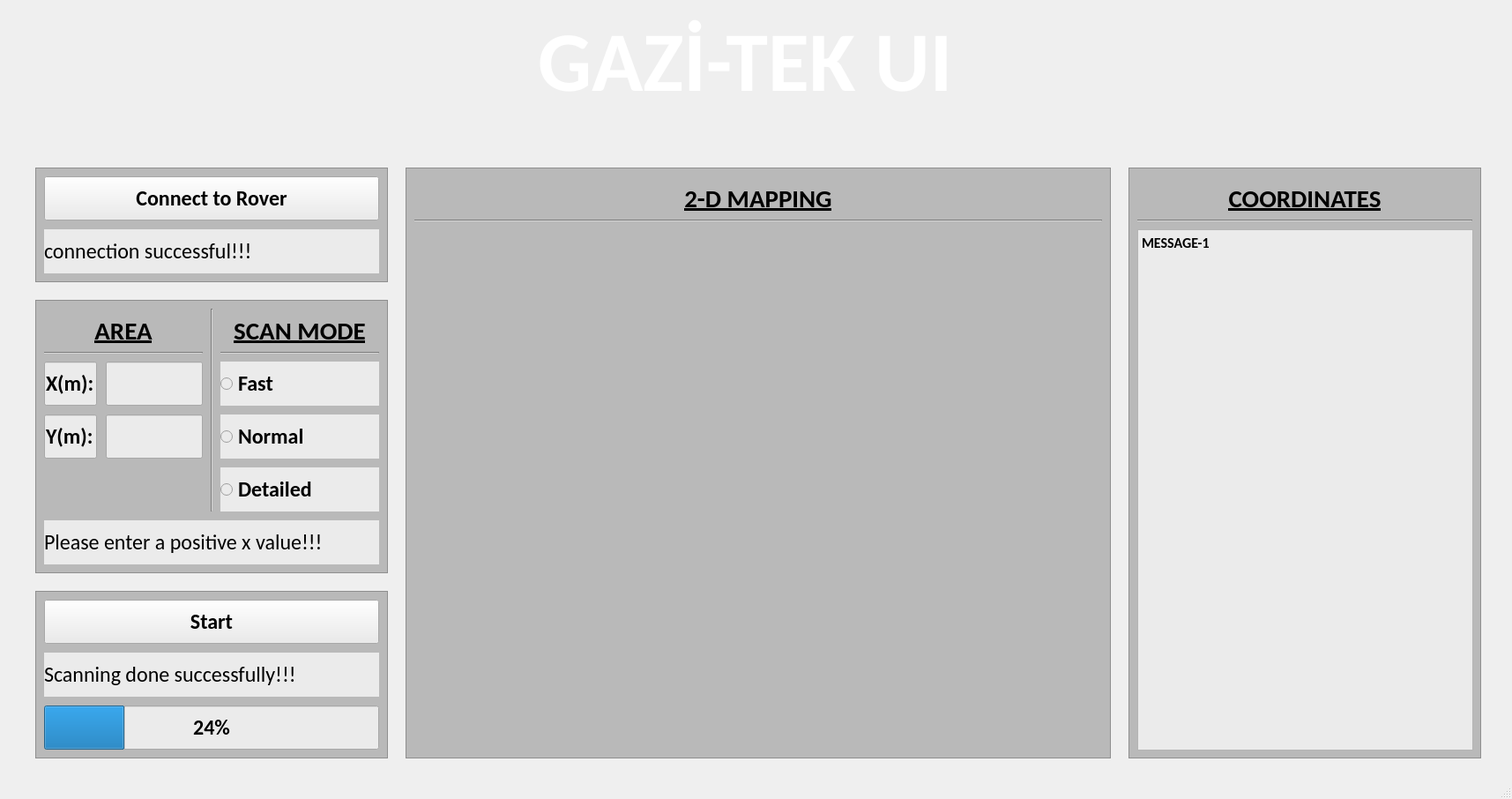
<?xml version="1.0" encoding="UTF-8"?>
<ui version="4.0">
 <class>MainWindow</class>
 <widget class="QMainWindow" name="MainWindow">
  <property name="geometry">
   <rect>
    <x>0</x>
    <y>0</y>
    <width>1715</width>
    <height>906</height>
   </rect>
  </property>
  <property name="windowTitle">
   <string>MainWindow</string>
  </property>
  <widget class="QWidget" name="centralwidget">
   <widget class="QLabel" name="label_gazi_logo">
    <property name="geometry">
     <rect>
      <x>165</x>
      <y>20</y>
      <width>150</width>
      <height>150</height>
     </rect>
    </property>
    <property name="text">
     <string/>
    </property>
    <property name="pixmap">
     <pixmap resource="deneme.qrc">:/new/Gazi_Üniversitesi_logo.png</pixmap>
    </property>
    <property name="scaledContents">
     <bool>true</bool>
    </property>
   </widget>
   <widget class="QLabel" name="label_tusas_logo">
    <property name="geometry">
     <rect>
      <x>1365</x>
      <y>45</y>
      <width>250</width>
      <height>100</height>
     </rect>
    </property>
    <property name="text">
     <string/>
    </property>
    <property name="pixmap">
     <pixmap resource="deneme.qrc">:/tai/logo-3.png</pixmap>
    </property>
    <property name="scaledContents">
     <bool>true</bool>
    </property>
   </widget>
   <widget class="QLabel" name="label_gazi_tek_ui">
    <property name="geometry">
     <rect>
      <x>610</x>
      <y>20</y>
      <width>500</width>
      <height>100</height>
     </rect>
    </property>
    <property name="font">
     <font>
      <family>Calibri</family>
      <pointsize>72</pointsize>
      <weight>75</weight>
      <bold>true</bold>
     </font>
    </property>
    <property name="styleSheet">
     <string notr="true">color: rgb(255, 255, 255);</string>
    </property>
    <property name="text">
     <string>GAZİ-TEK UI</string>
    </property>
   </widget>
   <widget class="QFrame" name="frame_coordinates">
    <property name="geometry">
     <rect>
      <x>1280</x>
      <y>190</y>
      <width>400</width>
      <height>670</height>
     </rect>
    </property>
    <property name="styleSheet">
     <string notr="true">background-color: rgb(185, 185, 185);</string>
    </property>
    <property name="frameShape">
     <enum>QFrame::StyledPanel</enum>
    </property>
    <property name="frameShadow">
     <enum>QFrame::Raised</enum>
    </property>
    <widget class="QLabel" name="label_coordinates">
     <property name="geometry">
      <rect>
       <x>10</x>
       <y>20</y>
       <width>380</width>
       <height>30</height>
      </rect>
     </property>
     <property name="font">
      <font>
       <family>Calibri</family>
       <pointsize>22</pointsize>
       <weight>75</weight>
       <bold>true</bold>
       <underline>true</underline>
      </font>
     </property>
     <property name="focusPolicy">
      <enum>Qt::NoFocus</enum>
     </property>
     <property name="styleSheet">
      <string notr="true"/>
     </property>
     <property name="text">
      <string>COORDINATES</string>
     </property>
     <property name="alignment">
      <set>Qt::AlignCenter</set>
     </property>
    </widget>
    <widget class="Line" name="line_coordinates">
     <property name="geometry">
      <rect>
       <x>10</x>
       <y>50</y>
       <width>380</width>
       <height>20</height>
      </rect>
     </property>
     <property name="orientation">
      <enum>Qt::Horizontal</enum>
     </property>
    </widget>
    <widget class="QWidget" name="verticalLayoutWidget">
     <property name="geometry">
      <rect>
       <x>10</x>
       <y>70</y>
       <width>381</width>
       <height>591</height>
      </rect>
     </property>
     <layout class="QVBoxLayout" name="verticalLayout_coordinates">
      <item>
       <widget class="QTextEdit" name="textEdit_coordinates">
        <property name="font">
         <font>
          <family>Calibri</family>
          <pointsize>18</pointsize>
         </font>
        </property>
        <property name="styleSheet">
         <string notr="true">background-color: rgb(235, 235, 235);</string>
        </property>
        <property name="readOnly">
         <bool>true</bool>
        </property>
        <property name="html">
         <string>&lt;!DOCTYPE HTML PUBLIC &quot;-//W3C//DTD HTML 4.0//EN&quot; &quot;http://www.w3.org/TR/REC-html40/strict.dtd&quot;&gt;
&lt;html&gt;&lt;head&gt;&lt;meta name=&quot;qrichtext&quot; content=&quot;1&quot; /&gt;&lt;style type=&quot;text/css&quot;&gt;
p, li { white-space: pre-wrap; }
&lt;/style&gt;&lt;/head&gt;&lt;body style=&quot; font-family:'Calibri'; font-size:18pt; font-weight:400; font-style:normal;&quot;&gt;
&lt;p align=&quot;justify&quot; style=&quot; margin-top:12px; margin-bottom:12px; margin-left:0px; margin-right:0px; -qt-block-indent:0; text-indent:0px;&quot;&gt;&lt;span style=&quot; font-size:12pt; font-weight:600;&quot;&gt;MESSAGE-1&lt;/span&gt;&lt;/p&gt;&lt;/body&gt;&lt;/html&gt;</string>
        </property>
       </widget>
      </item>
     </layout>
    </widget>
   </widget>
   <widget class="QLabel" name="label_bakcground">
    <property name="geometry">
     <rect>
      <x>0</x>
      <y>0</y>
      <width>1720</width>
      <height>900</height>
     </rect>
    </property>
    <property name="styleSheet">
     <string notr="true"/>
    </property>
    <property name="text">
     <string/>
    </property>
    <property name="pixmap">
     <pixmap resource="deneme.qrc">:/newPrefix/RGB_deneme.png</pixmap>
    </property>
    <property name="scaledContents">
     <bool>true</bool>
    </property>
   </widget>
   <widget class="QFrame" name="frame_area_and_scan_mode">
    <property name="geometry">
     <rect>
      <x>40</x>
      <y>340</y>
      <width>400</width>
      <height>310</height>
     </rect>
    </property>
    <property name="styleSheet">
     <string notr="true">background-color: rgb(185, 185, 185);</string>
    </property>
    <property name="frameShape">
     <enum>QFrame::StyledPanel</enum>
    </property>
    <property name="frameShadow">
     <enum>QFrame::Raised</enum>
    </property>
    <widget class="QLineEdit" name="lineEdit_x">
     <property name="geometry">
      <rect>
       <x>10</x>
       <y>70</y>
       <width>60</width>
       <height>50</height>
      </rect>
     </property>
     <property name="font">
      <font>
       <family>Calibri</family>
       <pointsize>18</pointsize>
       <weight>75</weight>
       <bold>true</bold>
      </font>
     </property>
     <property name="styleSheet">
      <string notr="true">background-color: rgb(235, 235, 235);</string>
     </property>
     <property name="text">
      <string>X(m):</string>
     </property>
     <property name="readOnly">
      <bool>true</bool>
     </property>
     <property name="placeholderText">
      <string/>
     </property>
    </widget>
    <widget class="QLineEdit" name="lineEdit_y">
     <property name="geometry">
      <rect>
       <x>10</x>
       <y>130</y>
       <width>60</width>
       <height>50</height>
      </rect>
     </property>
     <property name="font">
      <font>
       <family>Calibri</family>
       <pointsize>18</pointsize>
       <weight>75</weight>
       <bold>true</bold>
      </font>
     </property>
     <property name="styleSheet">
      <string notr="true">background-color: rgb(235, 235, 235);</string>
     </property>
     <property name="text">
      <string>Y(m):</string>
     </property>
     <property name="readOnly">
      <bool>true</bool>
     </property>
    </widget>
    <widget class="QLineEdit" name="lineEdit_x_input">
     <property name="geometry">
      <rect>
       <x>80</x>
       <y>70</y>
       <width>110</width>
       <height>50</height>
      </rect>
     </property>
     <property name="font">
      <font>
       <family>Calibri</family>
       <pointsize>18</pointsize>
       <weight>75</weight>
       <bold>true</bold>
      </font>
     </property>
     <property name="styleSheet">
      <string notr="true">background-color: rgb(235, 235, 235);</string>
     </property>
     <property name="text">
      <string/>
     </property>
     <property name="readOnly">
      <bool>false</bool>
     </property>
     <property name="placeholderText">
      <string/>
     </property>
    </widget>
    <widget class="QLineEdit" name="lineEdit_y_input">
     <property name="geometry">
      <rect>
       <x>80</x>
       <y>130</y>
       <width>110</width>
       <height>50</height>
      </rect>
     </property>
     <property name="font">
      <font>
       <family>Calibri</family>
       <pointsize>18</pointsize>
       <weight>75</weight>
       <bold>true</bold>
      </font>
     </property>
     <property name="styleSheet">
      <string notr="true">background-color: rgb(235, 235, 235);</string>
     </property>
     <property name="text">
      <string/>
     </property>
     <property name="readOnly">
      <bool>false</bool>
     </property>
     <property name="placeholderText">
      <string/>
     </property>
    </widget>
    <widget class="QLabel" name="label_area">
     <property name="geometry">
      <rect>
       <x>10</x>
       <y>20</y>
       <width>180</width>
       <height>30</height>
      </rect>
     </property>
     <property name="font">
      <font>
       <family>Calibri</family>
       <pointsize>22</pointsize>
       <weight>75</weight>
       <bold>true</bold>
       <underline>true</underline>
      </font>
     </property>
     <property name="focusPolicy">
      <enum>Qt::NoFocus</enum>
     </property>
     <property name="styleSheet">
      <string notr="true"/>
     </property>
     <property name="text">
      <string>AREA</string>
     </property>
     <property name="alignment">
      <set>Qt::AlignCenter</set>
     </property>
    </widget>
    <widget class="QLabel" name="label_area_and_scan_mode_output">
     <property name="geometry">
      <rect>
       <x>10</x>
       <y>250</y>
       <width>380</width>
       <height>50</height>
      </rect>
     </property>
     <property name="font">
      <font>
       <family>Calibri</family>
       <pointsize>18</pointsize>
       <weight>50</weight>
       <bold>false</bold>
      </font>
     </property>
     <property name="focusPolicy">
      <enum>Qt::NoFocus</enum>
     </property>
     <property name="styleSheet">
      <string notr="true">background-color: rgb(235, 235, 235);</string>
     </property>
     <property name="text">
      <string>Please enter a positive x value!!!</string>
     </property>
     <property name="alignment">
      <set>Qt::AlignLeading|Qt::AlignLeft|Qt::AlignVCenter</set>
     </property>
    </widget>
    <widget class="Line" name="line_area">
     <property name="geometry">
      <rect>
       <x>10</x>
       <y>50</y>
       <width>180</width>
       <height>20</height>
      </rect>
     </property>
     <property name="orientation">
      <enum>Qt::Horizontal</enum>
     </property>
    </widget>
    <widget class="QRadioButton" name="radioButton_detailed">
     <property name="geometry">
      <rect>
       <x>210</x>
       <y>190</y>
       <width>180</width>
       <height>50</height>
      </rect>
     </property>
     <property name="font">
      <font>
       <family>Calibri</family>
       <pointsize>18</pointsize>
       <weight>75</weight>
       <bold>true</bold>
      </font>
     </property>
     <property name="styleSheet">
      <string notr="true">background-color: rgb(235, 235, 235);</string>
     </property>
     <property name="text">
      <string>Detailed</string>
     </property>
    </widget>
    <widget class="Line" name="line_scan_mode">
     <property name="geometry">
      <rect>
       <x>210</x>
       <y>50</y>
       <width>180</width>
       <height>20</height>
      </rect>
     </property>
     <property name="orientation">
      <enum>Qt::Horizontal</enum>
     </property>
    </widget>
    <widget class="QRadioButton" name="radioButton_fast">
     <property name="geometry">
      <rect>
       <x>210</x>
       <y>70</y>
       <width>180</width>
       <height>50</height>
      </rect>
     </property>
     <property name="font">
      <font>
       <family>Calibri</family>
       <pointsize>18</pointsize>
       <weight>75</weight>
       <bold>true</bold>
      </font>
     </property>
     <property name="styleSheet">
      <string notr="true">background-color: rgb(235, 235, 235);</string>
     </property>
     <property name="text">
      <string>Fast</string>
     </property>
    </widget>
    <widget class="QLabel" name="label_scan_mode">
     <property name="geometry">
      <rect>
       <x>210</x>
       <y>20</y>
       <width>180</width>
       <height>30</height>
      </rect>
     </property>
     <property name="font">
      <font>
       <family>Calibri</family>
       <pointsize>22</pointsize>
       <weight>75</weight>
       <bold>true</bold>
       <underline>true</underline>
      </font>
     </property>
     <property name="focusPolicy">
      <enum>Qt::NoFocus</enum>
     </property>
     <property name="styleSheet">
      <string notr="true"/>
     </property>
     <property name="text">
      <string>SCAN MODE</string>
     </property>
     <property name="alignment">
      <set>Qt::AlignCenter</set>
     </property>
    </widget>
    <widget class="QRadioButton" name="radioButton_normal">
     <property name="geometry">
      <rect>
       <x>210</x>
       <y>130</y>
       <width>180</width>
       <height>50</height>
      </rect>
     </property>
     <property name="font">
      <font>
       <family>Calibri</family>
       <pointsize>18</pointsize>
       <weight>75</weight>
       <bold>true</bold>
      </font>
     </property>
     <property name="styleSheet">
      <string notr="true">background-color: rgb(235, 235, 235);</string>
     </property>
     <property name="text">
      <string>Normal</string>
     </property>
    </widget>
    <widget class="Line" name="line_area_and_scan_mode">
     <property name="geometry">
      <rect>
       <x>190</x>
       <y>10</y>
       <width>20</width>
       <height>230</height>
      </rect>
     </property>
     <property name="orientation">
      <enum>Qt::Vertical</enum>
     </property>
    </widget>
    <zorder>radioButton_detailed</zorder>
    <zorder>radioButton_normal</zorder>
    <zorder>radioButton_fast</zorder>
    <zorder>line_scan_mode</zorder>
    <zorder>lineEdit_x</zorder>
    <zorder>lineEdit_y</zorder>
    <zorder>lineEdit_x_input</zorder>
    <zorder>lineEdit_y_input</zorder>
    <zorder>label_area</zorder>
    <zorder>label_area_and_scan_mode_output</zorder>
    <zorder>line_area</zorder>
    <zorder>label_scan_mode</zorder>
    <zorder>line_area_and_scan_mode</zorder>
   </widget>
   <widget class="QFrame" name="frame_start">
    <property name="geometry">
     <rect>
      <x>40</x>
      <y>670</y>
      <width>400</width>
      <height>190</height>
     </rect>
    </property>
    <property name="styleSheet">
     <string notr="true">background-color: rgb(185, 185, 185);</string>
    </property>
    <property name="frameShape">
     <enum>QFrame::StyledPanel</enum>
    </property>
    <property name="frameShadow">
     <enum>QFrame::Raised</enum>
    </property>
    <widget class="QPushButton" name="pushButton_start">
     <property name="geometry">
      <rect>
       <x>10</x>
       <y>10</y>
       <width>380</width>
       <height>50</height>
      </rect>
     </property>
     <property name="font">
      <font>
       <family>Calibri</family>
       <pointsize>18</pointsize>
       <weight>75</weight>
       <italic>false</italic>
       <bold>true</bold>
       <strikeout>false</strikeout>
      </font>
     </property>
     <property name="styleSheet">
      <string notr="true">background-color: rgb(235, 235, 235);</string>
     </property>
     <property name="text">
      <string>Start</string>
     </property>
    </widget>
    <widget class="QLabel" name="label_start_output">
     <property name="geometry">
      <rect>
       <x>10</x>
       <y>70</y>
       <width>380</width>
       <height>50</height>
      </rect>
     </property>
     <property name="font">
      <font>
       <family>Calibri</family>
       <pointsize>18</pointsize>
       <weight>50</weight>
       <bold>false</bold>
      </font>
     </property>
     <property name="focusPolicy">
      <enum>Qt::NoFocus</enum>
     </property>
     <property name="styleSheet">
      <string notr="true">background-color: rgb(235, 235, 235);</string>
     </property>
     <property name="text">
      <string>Scanning done successfully!!!</string>
     </property>
     <property name="alignment">
      <set>Qt::AlignLeading|Qt::AlignLeft|Qt::AlignVCenter</set>
     </property>
    </widget>
    <widget class="QProgressBar" name="progressBar_start">
     <property name="geometry">
      <rect>
       <x>10</x>
       <y>130</y>
       <width>380</width>
       <height>50</height>
      </rect>
     </property>
     <property name="font">
      <font>
       <family>Calibri</family>
       <pointsize>18</pointsize>
       <weight>75</weight>
       <bold>true</bold>
      </font>
     </property>
     <property name="styleSheet">
      <string notr="true">background-color: rgb(235, 235, 235);</string>
     </property>
     <property name="value">
      <number>24</number>
     </property>
    </widget>
   </widget>
   <widget class="QFrame" name="frame_connect_to_rover">
    <property name="geometry">
     <rect>
      <x>40</x>
      <y>190</y>
      <width>400</width>
      <height>130</height>
     </rect>
    </property>
    <property name="styleSheet">
     <string notr="true">background-color: rgb(185, 185, 185);</string>
    </property>
    <property name="frameShape">
     <enum>QFrame::StyledPanel</enum>
    </property>
    <property name="frameShadow">
     <enum>QFrame::Raised</enum>
    </property>
    <widget class="QPushButton" name="pushButton_connect_to_rover">
     <property name="geometry">
      <rect>
       <x>10</x>
       <y>10</y>
       <width>380</width>
       <height>50</height>
      </rect>
     </property>
     <property name="font">
      <font>
       <family>Calibri</family>
       <pointsize>18</pointsize>
       <weight>75</weight>
       <bold>true</bold>
      </font>
     </property>
     <property name="styleSheet">
      <string notr="true">background-color: rgb(235, 235, 235);</string>
     </property>
     <property name="text">
      <string>Connect to Rover</string>
     </property>
    </widget>
    <widget class="QLabel" name="label_connect_to_rover_output">
     <property name="geometry">
      <rect>
       <x>10</x>
       <y>70</y>
       <width>380</width>
       <height>50</height>
      </rect>
     </property>
     <property name="font">
      <font>
       <family>Calibri</family>
       <pointsize>18</pointsize>
       <weight>50</weight>
       <bold>false</bold>
      </font>
     </property>
     <property name="focusPolicy">
      <enum>Qt::NoFocus</enum>
     </property>
     <property name="styleSheet">
      <string notr="true">background-color: rgb(235, 235, 235);</string>
     </property>
     <property name="text">
      <string>connection successful!!!</string>
     </property>
    </widget>
   </widget>
   <widget class="QFrame" name="frame_2_d_mapping">
    <property name="geometry">
     <rect>
      <x>460</x>
      <y>190</y>
      <width>800</width>
      <height>670</height>
     </rect>
    </property>
    <property name="styleSheet">
     <string notr="true">background-color: rgb(185, 185, 185);</string>
    </property>
    <property name="frameShape">
     <enum>QFrame::StyledPanel</enum>
    </property>
    <property name="frameShadow">
     <enum>QFrame::Raised</enum>
    </property>
    <widget class="QWidget" name="verticalLayoutWidget_2">
     <property name="geometry">
      <rect>
       <x>10</x>
       <y>70</y>
       <width>781</width>
       <height>591</height>
      </rect>
     </property>
     <layout class="QVBoxLayout" name="verticalLayout_2_d_mapping"/>
    </widget>
    <widget class="Line" name="line_2_d_mapping">
     <property name="geometry">
      <rect>
       <x>10</x>
       <y>50</y>
       <width>780</width>
       <height>20</height>
      </rect>
     </property>
     <property name="orientation">
      <enum>Qt::Horizontal</enum>
     </property>
    </widget>
    <widget class="QLabel" name="label_2_d_mapping">
     <property name="geometry">
      <rect>
       <x>10</x>
       <y>20</y>
       <width>780</width>
       <height>30</height>
      </rect>
     </property>
     <property name="font">
      <font>
       <family>Calibri</family>
       <pointsize>22</pointsize>
       <weight>75</weight>
       <bold>true</bold>
       <underline>true</underline>
      </font>
     </property>
     <property name="focusPolicy">
      <enum>Qt::NoFocus</enum>
     </property>
     <property name="styleSheet">
      <string notr="true"/>
     </property>
     <property name="text">
      <string>2-D MAPPING</string>
     </property>
     <property name="alignment">
      <set>Qt::AlignCenter</set>
     </property>
    </widget>
   </widget>
   <zorder>label_bakcground</zorder>
   <zorder>label_gazi_logo</zorder>
   <zorder>label_tusas_logo</zorder>
   <zorder>label_gazi_tek_ui</zorder>
   <zorder>frame_coordinates</zorder>
   <zorder>frame_area_and_scan_mode</zorder>
   <zorder>frame_start</zorder>
   <zorder>frame_connect_to_rover</zorder>
   <zorder>frame_2_d_mapping</zorder>
  </widget>
  <widget class="QMenuBar" name="menubar">
   <property name="geometry">
    <rect>
     <x>0</x>
     <y>0</y>
     <width>1715</width>
     <height>21</height>
    </rect>
   </property>
  </widget>
  <widget class="QStatusBar" name="statusbar"/>
 </widget>
 <resources>
  <include location="deneme.qrc"/>
  <include location="deneme.qrc"/>
 </resources>
 <connections/>
</ui>
